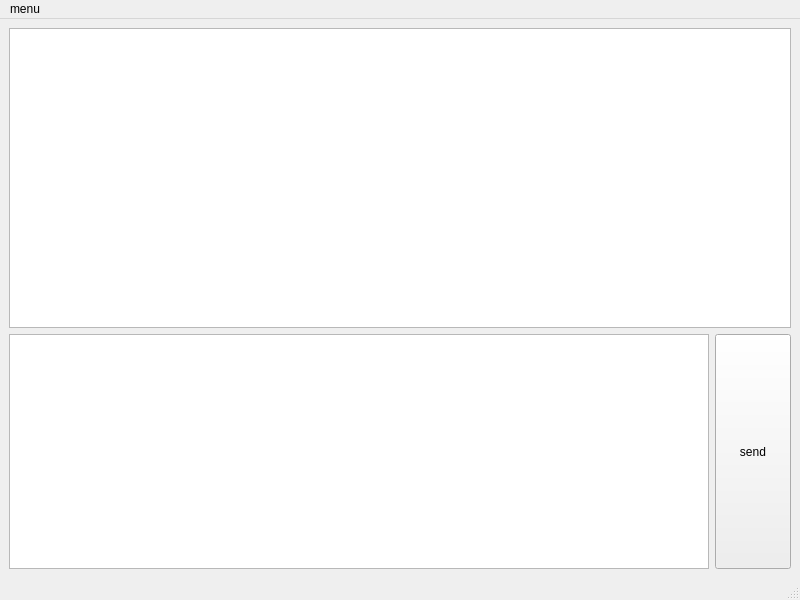
<?xml version="1.0" encoding="UTF-8"?>
<ui version="4.0">
 <class>ServerMain</class>
 <widget class="QMainWindow" name="ServerMain">
  <property name="geometry">
   <rect>
    <x>0</x>
    <y>0</y>
    <width>800</width>
    <height>600</height>
   </rect>
  </property>
  <property name="windowTitle">
   <string>ServerMain</string>
  </property>
  <widget class="QWidget" name="centralwidget">
   <layout class="QVBoxLayout" name="verticalLayout_2">
    <item>
     <layout class="QVBoxLayout" name="verticalLayout">
      <item>
       <layout class="QHBoxLayout" name="horizontalLayout_2">
        <item>
         <widget class="QListWidget" name="listWidget">
          <property name="sizePolicy">
           <sizepolicy hsizetype="Expanding" vsizetype="Minimum">
            <horstretch>0</horstretch>
            <verstretch>0</verstretch>
           </sizepolicy>
          </property>
          <property name="minimumSize">
           <size>
            <width>700</width>
            <height>300</height>
           </size>
          </property>
         </widget>
        </item>
        <item>
         <layout class="QVBoxLayout" name="verticalLayout_3"/>
        </item>
       </layout>
      </item>
      <item>
       <layout class="QHBoxLayout" name="horizontalLayout">
        <item>
         <widget class="QTextEdit" name="textEdit">
          <property name="minimumSize">
           <size>
            <width>700</width>
            <height>0</height>
           </size>
          </property>
         </widget>
        </item>
        <item>
         <widget class="QPushButton" name="sendButton">
          <property name="enabled">
           <bool>true</bool>
          </property>
          <property name="sizePolicy">
           <sizepolicy hsizetype="Minimum" vsizetype="Expanding">
            <horstretch>0</horstretch>
            <verstretch>0</verstretch>
           </sizepolicy>
          </property>
          <property name="minimumSize">
           <size>
            <width>60</width>
            <height>0</height>
           </size>
          </property>
          <property name="text">
           <string>send</string>
          </property>
         </widget>
        </item>
       </layout>
      </item>
     </layout>
    </item>
   </layout>
  </widget>
  <widget class="QMenuBar" name="menubar">
   <property name="geometry">
    <rect>
     <x>0</x>
     <y>0</y>
     <width>800</width>
     <height>24</height>
    </rect>
   </property>
   <widget class="QMenu" name="menumenu">
    <property name="title">
     <string>menu</string>
    </property>
    <addaction name="actionhelp"/>
    <addaction name="actioncontact_us"/>
    <addaction name="separator"/>
   </widget>
   <addaction name="menumenu"/>
  </widget>
  <widget class="QStatusBar" name="statusbar"/>
  <action name="actionhelp">
   <property name="text">
    <string>help</string>
   </property>
  </action>
  <action name="actioncontact_us">
   <property name="text">
    <string>contact us</string>
   </property>
  </action>
 </widget>
 <resources/>
 <connections/>
</ui>
